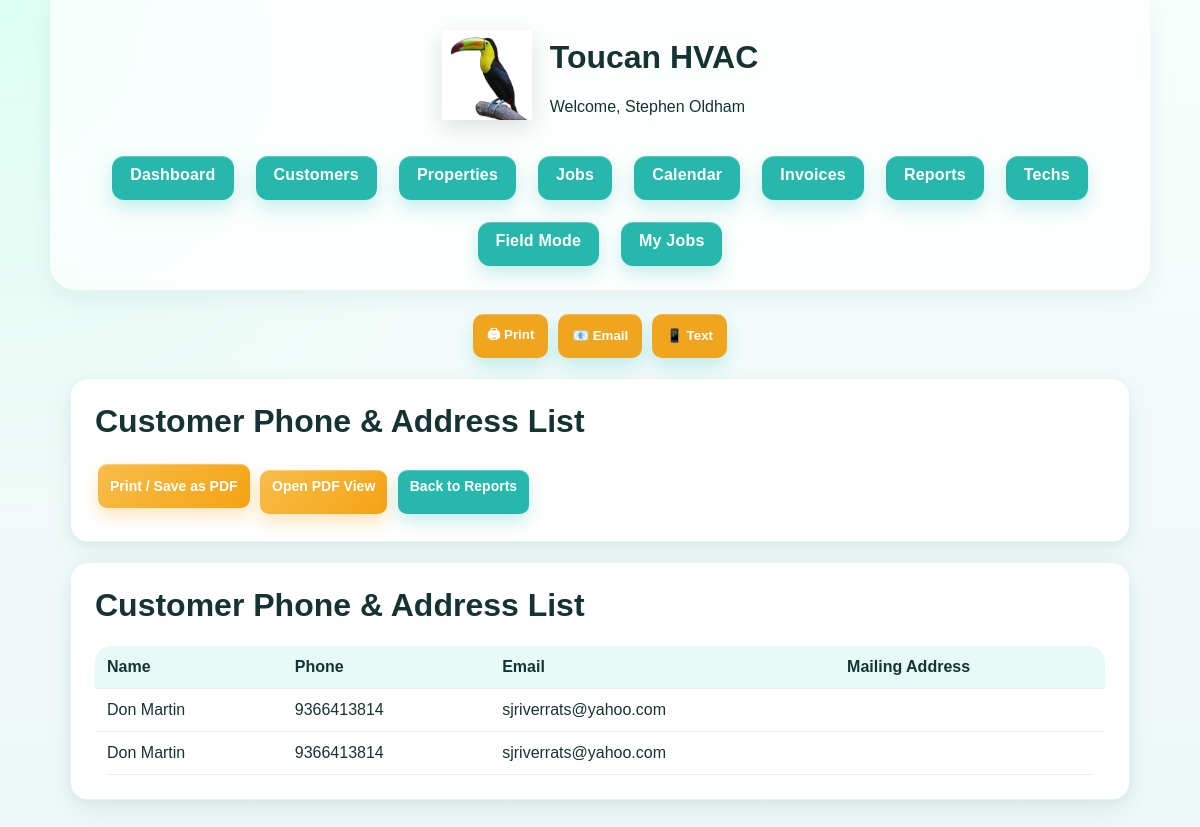
The page /reports/customers (signed in) on the database as committed earlier.
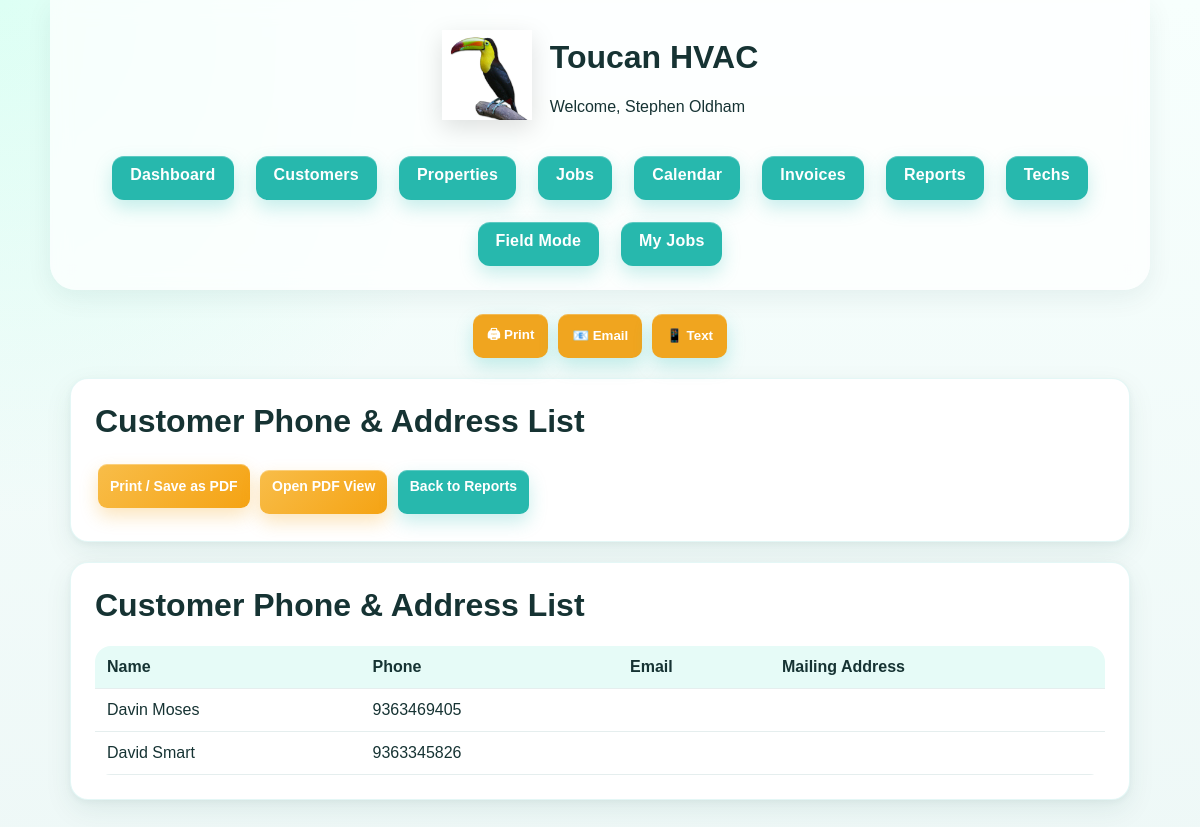
The same page on the database as committed later.
### app.py (models this page shows)
class Customer(db.Model):
    id = db.Column(db.Integer, primary_key=True)
    first_name = db.Column(db.String(120), nullable=False)
    last_name = db.Column(db.String(120), nullable=False)
    phone = db.Column(db.String(50))
    email = db.Column(db.String(120))

### app.py (the view)
@app.route("/reports/customers")
@login_required
@admin_required
def report_customers():
    customers = Customer.query.order_by(Customer.last_name.asc(), Customer.first_name.asc()).all()
    return render_template("report_customers.html", customers=customers, user=current_user())

### app.py (called while the page is built)
def current_user():
    user_id = session.get("user_id")
    if not user_id:
        return None
    return db.session.get(User, user_id)

def admin_required(f):
    from functools import wraps
    @wraps(f)
    def wrapper(*args, **kwargs):
        user = current_user()
        if user.role != "admin":
            flash("Access denied")
            return redirect("/my-jobs")
        return f(*args, **kwargs)
    return wrapper

def login_required(f):
    @wraps(f)
    def wrapper(*args, **kwargs):
        if not current_user():
            flash("Please log in.")
            return redirect(url_for("login"))
        return f(*args, **kwargs)
    return wrapper

### templates/report_customers.html
{% extends "base.html" %}
{% block content %}
<div class="card no-print">
  <h1>Customer Phone & Address List</h1>
  <button onclick="window.print()" class="action-btn gold">Print / Save as PDF</button>
  <a class="action-btn gold" target="_blank" href="/reports/customers/pdf">Open PDF View</a>
  <a class="action-btn" href="/reports">Back to Reports</a>
</div>
<div class="card report-print">
  <h1>Customer Phone & Address List</h1>
  <table>
    <tr>
      <th>Name</th>
      <th>Phone</th>
      <th>Email</th>
      <th>Mailing Address</th>
    </tr>
    {% for c in customers %}
    <tr>
      <td>{{ c.first_name }} {{ c.last_name }}</td>
      <td>{{ c.phone }}</td>
      <td>{{ c.email }}</td>
      <td>{{ c.mailing_address if c.mailing_address is defined else "" }}</td>
    </tr>
    {% else %}
    <tr><td colspan="4">No customers found.</td></tr>
    {% endfor %}
  </table>
</div>
{% endblock %}

Rows that differ between the two databases and show on the page:
changed Customer: first_name "Don" → "Davin"; last_name "Martin" → "Moses"; phone "9366413814" → "9363469405"; email "sjriverrats@yahoo.com" → (not shown)
changed Customer: first_name "Don" → "David"; last_name "Martin" → "Smart"; phone "9366413814" → "9363345826"; email "sjriverrats@yahoo.com" → (not shown)
